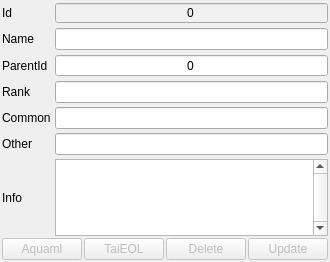
<?xml version="1.0" encoding="UTF-8"?>
<ui version="4.0">
 <class>widgetRoot</class>
 <widget class="QWidget" name="widgetRoot">
  <property name="geometry">
   <rect>
    <x>0</x>
    <y>0</y>
    <width>312</width>
    <height>262</height>
   </rect>
  </property>
  <property name="sizePolicy">
   <sizepolicy hsizetype="Minimum" vsizetype="Minimum">
    <horstretch>0</horstretch>
    <verstretch>0</verstretch>
   </sizepolicy>
  </property>
  <property name="minimumSize">
   <size>
    <width>0</width>
    <height>0</height>
   </size>
  </property>
  <property name="windowTitle">
   <string>Form</string>
  </property>
  <layout class="QVBoxLayout" name="verticalLayout" stretch="1,0">
   <property name="spacing">
    <number>2</number>
   </property>
   <property name="leftMargin">
    <number>2</number>
   </property>
   <property name="topMargin">
    <number>2</number>
   </property>
   <property name="rightMargin">
    <number>2</number>
   </property>
   <property name="bottomMargin">
    <number>2</number>
   </property>
   <item>
    <layout class="QGridLayout" name="gridLayout">
     <property name="spacing">
      <number>4</number>
     </property>
     <item row="3" column="0">
      <widget class="QLabel" name="label_3">
       <property name="sizePolicy">
        <sizepolicy hsizetype="Preferred" vsizetype="Preferred">
         <horstretch>0</horstretch>
         <verstretch>0</verstretch>
        </sizepolicy>
       </property>
       <property name="maximumSize">
        <size>
         <width>16777215</width>
         <height>16777215</height>
        </size>
       </property>
       <property name="text">
        <string>Rank</string>
       </property>
      </widget>
     </item>
     <item row="5" column="1">
      <widget class="QLineEdit" name="lineEditOther">
       <property name="minimumSize">
        <size>
         <width>0</width>
         <height>21</height>
        </size>
       </property>
       <property name="styleSheet">
        <string notr="true"/>
       </property>
       <property name="alignment">
        <set>Qt::AlignCenter</set>
       </property>
       <property name="readOnly">
        <bool>false</bool>
       </property>
      </widget>
     </item>
     <item row="0" column="1">
      <widget class="QSpinBox" name="spinBoxId">
       <property name="sizePolicy">
        <sizepolicy hsizetype="Expanding" vsizetype="Fixed">
         <horstretch>0</horstretch>
         <verstretch>0</verstretch>
        </sizepolicy>
       </property>
       <property name="minimumSize">
        <size>
         <width>0</width>
         <height>21</height>
        </size>
       </property>
       <property name="autoFillBackground">
        <bool>false</bool>
       </property>
       <property name="styleSheet">
        <string notr="true">background-color: rgb(240, 240, 240);</string>
       </property>
       <property name="alignment">
        <set>Qt::AlignCenter</set>
       </property>
       <property name="readOnly">
        <bool>true</bool>
       </property>
       <property name="buttonSymbols">
        <enum>QAbstractSpinBox::NoButtons</enum>
       </property>
       <property name="maximum">
        <number>9999</number>
       </property>
      </widget>
     </item>
     <item row="0" column="0">
      <widget class="QLabel" name="label">
       <property name="sizePolicy">
        <sizepolicy hsizetype="Preferred" vsizetype="Preferred">
         <horstretch>0</horstretch>
         <verstretch>0</verstretch>
        </sizepolicy>
       </property>
       <property name="maximumSize">
        <size>
         <width>16777215</width>
         <height>16777215</height>
        </size>
       </property>
       <property name="text">
        <string>Id</string>
       </property>
      </widget>
     </item>
     <item row="6" column="1">
      <widget class="QPlainTextEdit" name="plainTextEditInfo">
       <property name="sizePolicy">
        <sizepolicy hsizetype="Expanding" vsizetype="Expanding">
         <horstretch>0</horstretch>
         <verstretch>0</verstretch>
        </sizepolicy>
       </property>
       <property name="minimumSize">
        <size>
         <width>0</width>
         <height>0</height>
        </size>
       </property>
       <property name="maximumSize">
        <size>
         <width>16777215</width>
         <height>16777215</height>
        </size>
       </property>
       <property name="verticalScrollBarPolicy">
        <enum>Qt::ScrollBarAlwaysOn</enum>
       </property>
       <property name="sizeAdjustPolicy">
        <enum>QAbstractScrollArea::AdjustToContentsOnFirstShow</enum>
       </property>
       <property name="documentTitle">
        <string/>
       </property>
       <property name="plainText">
        <string/>
       </property>
       <property name="overwriteMode">
        <bool>false</bool>
       </property>
       <property name="tabStopDistance">
        <double>80.000000000000000</double>
       </property>
       <property name="cursorWidth">
        <number>1</number>
       </property>
       <property name="maximumBlockCount">
        <number>0</number>
       </property>
      </widget>
     </item>
     <item row="2" column="1">
      <widget class="QSpinBox" name="spinBoxParentId">
       <property name="sizePolicy">
        <sizepolicy hsizetype="Expanding" vsizetype="Fixed">
         <horstretch>0</horstretch>
         <verstretch>0</verstretch>
        </sizepolicy>
       </property>
       <property name="minimumSize">
        <size>
         <width>0</width>
         <height>21</height>
        </size>
       </property>
       <property name="autoFillBackground">
        <bool>false</bool>
       </property>
       <property name="styleSheet">
        <string notr="true"/>
       </property>
       <property name="alignment">
        <set>Qt::AlignCenter</set>
       </property>
       <property name="readOnly">
        <bool>false</bool>
       </property>
       <property name="buttonSymbols">
        <enum>QAbstractSpinBox::NoButtons</enum>
       </property>
       <property name="maximum">
        <number>9999</number>
       </property>
      </widget>
     </item>
     <item row="4" column="1">
      <widget class="QLineEdit" name="lineEditCommon">
       <property name="minimumSize">
        <size>
         <width>0</width>
         <height>21</height>
        </size>
       </property>
       <property name="styleSheet">
        <string notr="true"/>
       </property>
       <property name="alignment">
        <set>Qt::AlignCenter</set>
       </property>
       <property name="readOnly">
        <bool>false</bool>
       </property>
      </widget>
     </item>
     <item row="3" column="1">
      <widget class="QLineEdit" name="lineEditRank">
       <property name="minimumSize">
        <size>
         <width>0</width>
         <height>21</height>
        </size>
       </property>
       <property name="styleSheet">
        <string notr="true"/>
       </property>
       <property name="alignment">
        <set>Qt::AlignCenter</set>
       </property>
       <property name="readOnly">
        <bool>false</bool>
       </property>
      </widget>
     </item>
     <item row="4" column="0">
      <widget class="QLabel" name="label_5">
       <property name="sizePolicy">
        <sizepolicy hsizetype="Preferred" vsizetype="Preferred">
         <horstretch>0</horstretch>
         <verstretch>0</verstretch>
        </sizepolicy>
       </property>
       <property name="maximumSize">
        <size>
         <width>16777215</width>
         <height>16777215</height>
        </size>
       </property>
       <property name="text">
        <string>Common</string>
       </property>
      </widget>
     </item>
     <item row="2" column="0">
      <widget class="QLabel" name="label_2">
       <property name="sizePolicy">
        <sizepolicy hsizetype="Preferred" vsizetype="Preferred">
         <horstretch>0</horstretch>
         <verstretch>0</verstretch>
        </sizepolicy>
       </property>
       <property name="maximumSize">
        <size>
         <width>16777215</width>
         <height>16777215</height>
        </size>
       </property>
       <property name="text">
        <string>ParentId</string>
       </property>
      </widget>
     </item>
     <item row="6" column="0">
      <widget class="QLabel" name="label_7">
       <property name="sizePolicy">
        <sizepolicy hsizetype="Preferred" vsizetype="Preferred">
         <horstretch>0</horstretch>
         <verstretch>0</verstretch>
        </sizepolicy>
       </property>
       <property name="maximumSize">
        <size>
         <width>16777215</width>
         <height>16777215</height>
        </size>
       </property>
       <property name="text">
        <string>Info</string>
       </property>
      </widget>
     </item>
     <item row="1" column="1">
      <widget class="QLineEdit" name="lineEditName">
       <property name="minimumSize">
        <size>
         <width>0</width>
         <height>21</height>
        </size>
       </property>
       <property name="styleSheet">
        <string notr="true"/>
       </property>
       <property name="alignment">
        <set>Qt::AlignCenter</set>
       </property>
       <property name="readOnly">
        <bool>false</bool>
       </property>
      </widget>
     </item>
     <item row="5" column="0">
      <widget class="QLabel" name="label_6">
       <property name="sizePolicy">
        <sizepolicy hsizetype="Preferred" vsizetype="Preferred">
         <horstretch>0</horstretch>
         <verstretch>0</verstretch>
        </sizepolicy>
       </property>
       <property name="maximumSize">
        <size>
         <width>16777215</width>
         <height>16777215</height>
        </size>
       </property>
       <property name="text">
        <string>Other</string>
       </property>
      </widget>
     </item>
     <item row="1" column="0">
      <widget class="QLabel" name="label_4">
       <property name="sizePolicy">
        <sizepolicy hsizetype="Preferred" vsizetype="Preferred">
         <horstretch>0</horstretch>
         <verstretch>0</verstretch>
        </sizepolicy>
       </property>
       <property name="maximumSize">
        <size>
         <width>16777215</width>
         <height>16777215</height>
        </size>
       </property>
       <property name="text">
        <string>Name</string>
       </property>
      </widget>
     </item>
    </layout>
   </item>
   <item>
    <layout class="QHBoxLayout" name="horizontalLayout" stretch="0,0,1,1">
     <property name="spacing">
      <number>2</number>
     </property>
     <item>
      <widget class="QPushButton" name="pushButtonAquaml">
       <property name="enabled">
        <bool>false</bool>
       </property>
       <property name="text">
        <string>Aquaml</string>
       </property>
      </widget>
     </item>
     <item>
      <widget class="QPushButton" name="pushButtonTaiEOL">
       <property name="enabled">
        <bool>false</bool>
       </property>
       <property name="text">
        <string>TaiEOL</string>
       </property>
      </widget>
     </item>
     <item>
      <widget class="QPushButton" name="pushButtonDelete">
       <property name="enabled">
        <bool>false</bool>
       </property>
       <property name="sizePolicy">
        <sizepolicy hsizetype="Expanding" vsizetype="Fixed">
         <horstretch>0</horstretch>
         <verstretch>23</verstretch>
        </sizepolicy>
       </property>
       <property name="minimumSize">
        <size>
         <width>0</width>
         <height>0</height>
        </size>
       </property>
       <property name="text">
        <string>Delete</string>
       </property>
      </widget>
     </item>
     <item>
      <widget class="QPushButton" name="pushButtonUpdate">
       <property name="enabled">
        <bool>false</bool>
       </property>
       <property name="sizePolicy">
        <sizepolicy hsizetype="Expanding" vsizetype="Fixed">
         <horstretch>0</horstretch>
         <verstretch>23</verstretch>
        </sizepolicy>
       </property>
       <property name="minimumSize">
        <size>
         <width>0</width>
         <height>0</height>
        </size>
       </property>
       <property name="text">
        <string>Update</string>
       </property>
      </widget>
     </item>
    </layout>
   </item>
  </layout>
 </widget>
 <tabstops>
  <tabstop>spinBoxId</tabstop>
  <tabstop>lineEditName</tabstop>
  <tabstop>spinBoxParentId</tabstop>
  <tabstop>lineEditRank</tabstop>
  <tabstop>lineEditCommon</tabstop>
  <tabstop>lineEditOther</tabstop>
  <tabstop>plainTextEditInfo</tabstop>
  <tabstop>pushButtonAquaml</tabstop>
  <tabstop>pushButtonDelete</tabstop>
  <tabstop>pushButtonUpdate</tabstop>
 </tabstops>
 <resources/>
 <connections/>
</ui>
